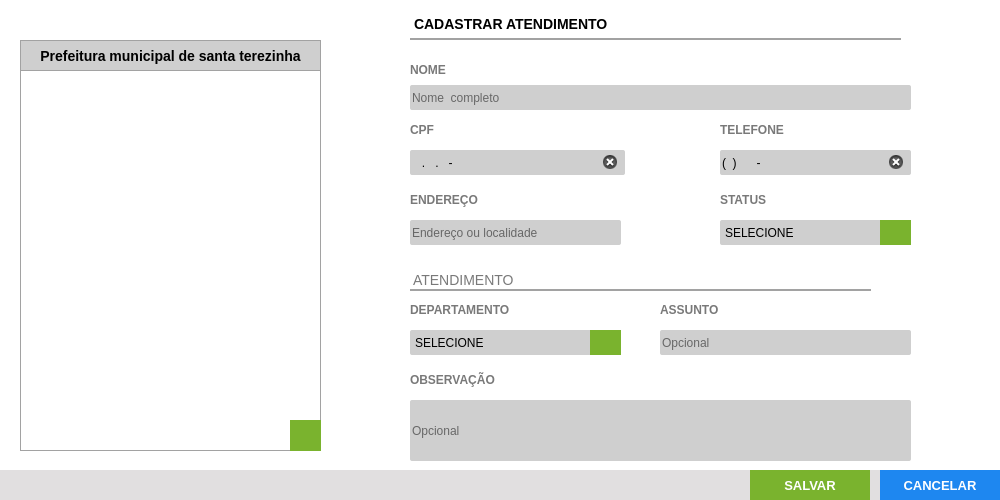
<?xml version="1.0" encoding="UTF-8"?>
<ui version="4.0">
 <class>Form_EditAtendimento</class>
 <widget class="QFrame" name="Form_EditAtendimento">
  <property name="windowModality">
   <enum>Qt::ApplicationModal</enum>
  </property>
  <property name="geometry">
   <rect>
    <x>0</x>
    <y>0</y>
    <width>1000</width>
    <height>500</height>
   </rect>
  </property>
  <property name="minimumSize">
   <size>
    <width>1000</width>
    <height>500</height>
   </size>
  </property>
  <property name="maximumSize">
   <size>
    <width>1000</width>
    <height>500</height>
   </size>
  </property>
  <property name="windowTitle">
   <string>LC INFORMÁTICA | CADASTRO ATENDIMENTO</string>
  </property>
  <property name="windowIcon">
   <iconset>
    <normaloff>../../img/produtos-.png</normaloff>../../img/produtos-.png</iconset>
  </property>
  <property name="frameShape">
   <enum>QFrame::StyledPanel</enum>
  </property>
  <property name="frameShadow">
   <enum>QFrame::Raised</enum>
  </property>
  <widget class="QFrame" name="fr_FormProdutos">
   <property name="geometry">
    <rect>
     <x>0</x>
     <y>0</y>
     <width>1000</width>
     <height>500</height>
    </rect>
   </property>
   <property name="styleSheet">
    <string notr="true">background: #FFF;
border: none</string>
   </property>
   <widget class="QLabel" name="lb_FormProdutos">
    <property name="geometry">
     <rect>
      <x>410</x>
      <y>10</y>
      <width>491</width>
      <height>30</height>
     </rect>
    </property>
    <property name="styleSheet">
     <string notr="true">QLabel{
font-size: 14px;
font-family: &quot;Arial&quot;;
font-weight: bold;

border-bottom: 2px solid #A2A2A2
}</string>
    </property>
    <property name="text">
     <string>CADASTRAR ATENDIMENTO</string>
    </property>
   </widget>
   <widget class="QLabel" name="lb_FotoLogo">
    <property name="geometry">
     <rect>
      <x>20</x>
      <y>40</y>
      <width>301</width>
      <height>411</height>
     </rect>
    </property>
    <property name="toolTip">
     <string>Insira uma imagem</string>
    </property>
    <property name="styleSheet">
     <string notr="true">border: 1px solid #A2A2A2;
background: url('Images/icon/Photo.svg') center no-repeat 
</string>
    </property>
    <property name="text">
     <string/>
    </property>
    <property name="alignment">
     <set>Qt::AlignCenter</set>
    </property>
   </widget>
   <widget class="QLabel" name="lb_FormNome">
    <property name="geometry">
     <rect>
      <x>410</x>
      <y>60</y>
      <width>150</width>
      <height>20</height>
     </rect>
    </property>
    <property name="styleSheet">
     <string notr="true">QLabel{
font-size: 12px;
font-family: &quot;Arial Unicode MS&quot;;
font-weight: bold;
color: #797979
}</string>
    </property>
    <property name="text">
     <string>NOME</string>
    </property>
   </widget>
   <widget class="QLineEdit" name="tx_Nome">
    <property name="geometry">
     <rect>
      <x>410</x>
      <y>85</y>
      <width>501</width>
      <height>25</height>
     </rect>
    </property>
    <property name="focusPolicy">
     <enum>Qt::WheelFocus</enum>
    </property>
    <property name="styleSheet">
     <string notr="true">QLineEdit{
background: #CFCFCF;
border-radius: 2px;
color: #000;
font: 13px &quot;Arial&quot; ;

}
QLineEdit:Focus {
border: 1px solid red;
}</string>
    </property>
    <property name="placeholderText">
     <string>Nome  completo</string>
    </property>
    <property name="clearButtonEnabled">
     <bool>true</bool>
    </property>
   </widget>
   <widget class="QLabel" name="lb_FormCpf">
    <property name="geometry">
     <rect>
      <x>410</x>
      <y>120</y>
      <width>215</width>
      <height>20</height>
     </rect>
    </property>
    <property name="styleSheet">
     <string notr="true">QLabel{
font-size: 12px;
font-family: &quot;Arial Unicode MS&quot;;
font-weight: bold;
color: #797979
}</string>
    </property>
    <property name="text">
     <string>CPF</string>
    </property>
   </widget>
   <widget class="QComboBox" name="cb_Departamento">
    <property name="geometry">
     <rect>
      <x>410</x>
      <y>330</y>
      <width>211</width>
      <height>25</height>
     </rect>
    </property>
    <property name="styleSheet">
     <string notr="true">QComboBox{
background: #CFCFCF;
border-radius: 2px;
color: #000;
font: 13px &quot;Arial&quot; ;
text-transform: uppercase
}
QComboBox:Focus {
border: 1px solid red;
}
 QComboBox::drop-down {
     subcontrol-origin: padding;
     subcontrol-position: top right;
     width: 25px;
     border-left-width: 1px;
     border-left-color: darkgray;
     border-left-style: solid; /* just a single line */
     border-top-right-radius: 3px; /* same radius as the QComboBox */
     border-bottom-right-radius: 3px;
 }
QComboBox::down-arrow {
     image: url(&quot;+self.resourcepath('Images/down.png')+&quot;);
 }
</string>
    </property>
    <item>
     <property name="text">
      <string>SELECIONE</string>
     </property>
    </item>
    <item>
     <property name="text">
      <string>GABINETE</string>
     </property>
    </item>
   </widget>
   <widget class="QLabel" name="lb_FormTelefone">
    <property name="geometry">
     <rect>
      <x>720</x>
      <y>120</y>
      <width>191</width>
      <height>20</height>
     </rect>
    </property>
    <property name="styleSheet">
     <string notr="true">QLabel{
font-size: 12px;
font-family: &quot;Arial Unicode MS&quot;;
font-weight: bold;
color: #797979
}</string>
    </property>
    <property name="text">
     <string>TELEFONE</string>
    </property>
   </widget>
   <widget class="QLabel" name="lb_FormEndereco">
    <property name="geometry">
     <rect>
      <x>410</x>
      <y>190</y>
      <width>215</width>
      <height>20</height>
     </rect>
    </property>
    <property name="styleSheet">
     <string notr="true">QLabel{
font-size: 12px;
font-family: &quot;Arial Unicode MS&quot;;
font-weight: bold;
color: #797979
}</string>
    </property>
    <property name="text">
     <string>ENDEREÇO</string>
    </property>
   </widget>
   <widget class="QLineEdit" name="tx_Cpf">
    <property name="geometry">
     <rect>
      <x>410</x>
      <y>150</y>
      <width>215</width>
      <height>25</height>
     </rect>
    </property>
    <property name="focusPolicy">
     <enum>Qt::WheelFocus</enum>
    </property>
    <property name="styleSheet">
     <string notr="true">QLineEdit{
background: #CFCFCF;
border-radius: 2px;
color: #000;
font: 13px &quot;Arial&quot; 
}
QLineEdit:Focus {
border: 1px solid red;
}</string>
    </property>
    <property name="inputMask">
     <string>000.000.000-00</string>
    </property>
    <property name="text">
     <string>..-</string>
    </property>
    <property name="placeholderText">
     <string/>
    </property>
    <property name="clearButtonEnabled">
     <bool>true</bool>
    </property>
   </widget>
   <widget class="QLineEdit" name="tx_Telefone">
    <property name="geometry">
     <rect>
      <x>720</x>
      <y>150</y>
      <width>191</width>
      <height>25</height>
     </rect>
    </property>
    <property name="focusPolicy">
     <enum>Qt::WheelFocus</enum>
    </property>
    <property name="styleSheet">
     <string notr="true">QLineEdit{
background: #CFCFCF;
border-radius: 2px;
color: #000;
font: 13px &quot;Arial&quot; 
}
QLineEdit:Focus {
border: 1px solid red;
}</string>
    </property>
    <property name="inputMask">
     <string>(00) 00000-0000</string>
    </property>
    <property name="text">
     <string>() -</string>
    </property>
    <property name="placeholderText">
     <string/>
    </property>
    <property name="clearButtonEnabled">
     <bool>true</bool>
    </property>
   </widget>
   <widget class="QLabel" name="lb_Form_Atendimento">
    <property name="geometry">
     <rect>
      <x>410</x>
      <y>270</y>
      <width>461</width>
      <height>21</height>
     </rect>
    </property>
    <property name="styleSheet">
     <string notr="true">QLabel{
font-size: 14px;
font-family: &quot;Arial&quot;;
font-weight: normal;

border-bottom: 2px solid #A2A2A2;
color: #797979
}</string>
    </property>
    <property name="text">
     <string>ATENDIMENTO</string>
    </property>
   </widget>
   <widget class="QLabel" name="lb_FormDepartamento">
    <property name="geometry">
     <rect>
      <x>410</x>
      <y>300</y>
      <width>101</width>
      <height>20</height>
     </rect>
    </property>
    <property name="styleSheet">
     <string notr="true">QLabel{
font-size: 12px;
font-family: &quot;Arial Unicode MS&quot;;
font-weight: bold;
color: #797979
}</string>
    </property>
    <property name="text">
     <string>DEPARTAMENTO</string>
    </property>
   </widget>
   <widget class="QFrame" name="fr_BotoesFormProdutos">
    <property name="geometry">
     <rect>
      <x>0</x>
      <y>470</y>
      <width>1000</width>
      <height>30</height>
     </rect>
    </property>
    <property name="styleSheet">
     <string notr="true">background:#E1DFE0;
border: none;</string>
    </property>
    <widget class="QPushButton" name="Bt_Can_Agendamento">
     <property name="geometry">
      <rect>
       <x>880</x>
       <y>0</y>
       <width>120</width>
       <height>30</height>
      </rect>
     </property>
     <property name="font">
      <font>
       <pointsize>10</pointsize>
       <weight>75</weight>
       <bold>true</bold>
      </font>
     </property>
     <property name="cursor">
      <cursorShape>PointingHandCursor</cursorShape>
     </property>
     <property name="focusPolicy">
      <enum>Qt::NoFocus</enum>
     </property>
     <property name="contextMenuPolicy">
      <enum>Qt::ActionsContextMenu</enum>
     </property>
     <property name="styleSheet">
      <string notr="true">QPushButton {
background-color: #1E87F0;
color: #FFF
 }
QPushButton:hover{
background-color: #40a286
}</string>
     </property>
     <property name="text">
      <string>CANCELAR</string>
     </property>
     <property name="icon">
      <iconset>
       <normaloff>:/sair/delete_delete_exit_1577.png</normaloff>:/sair/delete_delete_exit_1577.png</iconset>
     </property>
     <property name="iconSize">
      <size>
       <width>75</width>
       <height>25</height>
      </size>
     </property>
    </widget>
    <widget class="QPushButton" name="Bt_Salvar_agendamento">
     <property name="geometry">
      <rect>
       <x>750</x>
       <y>0</y>
       <width>120</width>
       <height>30</height>
      </rect>
     </property>
     <property name="font">
      <font>
       <family>Tahoma</family>
       <pointsize>10</pointsize>
       <weight>75</weight>
       <bold>true</bold>
      </font>
     </property>
     <property name="cursor">
      <cursorShape>PointingHandCursor</cursorShape>
     </property>
     <property name="focusPolicy">
      <enum>Qt::NoFocus</enum>
     </property>
     <property name="contextMenuPolicy">
      <enum>Qt::ActionsContextMenu</enum>
     </property>
     <property name="styleSheet">
      <string notr="true">QPushButton {
background-color: #7AB32E;
color: #FFF
 }
QPushButton:hover{
background-color: #40a286
}</string>
     </property>
     <property name="text">
      <string>SALVAR</string>
     </property>
     <property name="icon">
      <iconset>
       <normaloff>:/salvar/salvar.png</normaloff>:/salvar/salvar.png</iconset>
     </property>
     <property name="iconSize">
      <size>
       <width>50</width>
       <height>25</height>
      </size>
     </property>
    </widget>
   </widget>
   <widget class="QLabel" name="lb_qtdeMin">
    <property name="geometry">
     <rect>
      <x>590</x>
      <y>330</y>
      <width>31</width>
      <height>25</height>
     </rect>
    </property>
    <property name="styleSheet">
     <string notr="true">background: #7AB32E;
color: #FFF</string>
    </property>
    <property name="text">
     <string/>
    </property>
   </widget>
   <widget class="QLineEdit" name="tx_Endereco">
    <property name="geometry">
     <rect>
      <x>410</x>
      <y>220</y>
      <width>211</width>
      <height>25</height>
     </rect>
    </property>
    <property name="styleSheet">
     <string notr="true">QLineEdit{
background: #CFCFCF;
border-radius: 2px;
color: #000;
font: 13px &quot;Arial&quot; ;

}
QLineEdit:Focus {
border: 1px solid red;
}</string>
    </property>
    <property name="placeholderText">
     <string>Endereço ou localidade</string>
    </property>
    <property name="clearButtonEnabled">
     <bool>true</bool>
    </property>
   </widget>
   <widget class="QLabel" name="lb_FormAssunto">
    <property name="geometry">
     <rect>
      <x>660</x>
      <y>300</y>
      <width>101</width>
      <height>20</height>
     </rect>
    </property>
    <property name="styleSheet">
     <string notr="true">QLabel{
font-size: 12px;
font-family: &quot;Arial Unicode MS&quot;;
font-weight: bold;
color: #797979
}</string>
    </property>
    <property name="text">
     <string>ASSUNTO</string>
    </property>
   </widget>
   <widget class="QLineEdit" name="tx_Assunto">
    <property name="geometry">
     <rect>
      <x>660</x>
      <y>330</y>
      <width>251</width>
      <height>25</height>
     </rect>
    </property>
    <property name="focusPolicy">
     <enum>Qt::WheelFocus</enum>
    </property>
    <property name="styleSheet">
     <string notr="true">QLineEdit{
background: #CFCFCF;
border-radius: 2px;
color: #000;
font: 13px &quot;Arial&quot; ;

}
QLineEdit:Focus {
border: 1px solid red;
}</string>
    </property>
    <property name="placeholderText">
     <string>Opcional</string>
    </property>
    <property name="clearButtonEnabled">
     <bool>true</bool>
    </property>
   </widget>
   <widget class="QLineEdit" name="tx_Observacao">
    <property name="geometry">
     <rect>
      <x>410</x>
      <y>400</y>
      <width>501</width>
      <height>61</height>
     </rect>
    </property>
    <property name="focusPolicy">
     <enum>Qt::WheelFocus</enum>
    </property>
    <property name="styleSheet">
     <string notr="true">QLineEdit{
background: #CFCFCF;
border-radius: 2px;
color: #000;
font: 13px &quot;Arial&quot; ;

}
QLineEdit:Focus {
border: 1px solid red;
}</string>
    </property>
    <property name="placeholderText">
     <string>Opcional</string>
    </property>
    <property name="clearButtonEnabled">
     <bool>true</bool>
    </property>
   </widget>
   <widget class="QLabel" name="lb_FormObservacao">
    <property name="geometry">
     <rect>
      <x>410</x>
      <y>370</y>
      <width>101</width>
      <height>20</height>
     </rect>
    </property>
    <property name="styleSheet">
     <string notr="true">QLabel{
font-size: 12px;
font-family: &quot;Arial Unicode MS&quot;;
font-weight: bold;
color: #797979
}</string>
    </property>
    <property name="text">
     <string>OBSERVAÇÃO</string>
    </property>
   </widget>
   <widget class="QLabel" name="lb_qtdeMin_2">
    <property name="geometry">
     <rect>
      <x>290</x>
      <y>420</y>
      <width>31</width>
      <height>31</height>
     </rect>
    </property>
    <property name="styleSheet">
     <string notr="true">background: #7AB32E;
color: #FFF</string>
    </property>
    <property name="text">
     <string/>
    </property>
   </widget>
   <widget class="QLabel" name="label">
    <property name="geometry">
     <rect>
      <x>20</x>
      <y>40</y>
      <width>301</width>
      <height>31</height>
     </rect>
    </property>
    <property name="styleSheet">
     <string notr="true">background: #CFCFCF;
border: 1px solid #A2A2A2;
color: #000;
font-size: 14px;
font-family: &quot;Arial&quot;;
font-weight: bold;</string>
    </property>
    <property name="text">
     <string>Prefeitura municipal de santa terezinha</string>
    </property>
    <property name="alignment">
     <set>Qt::AlignCenter</set>
    </property>
   </widget>
   <widget class="QComboBox" name="cb_StatusAtendimento">
    <property name="geometry">
     <rect>
      <x>720</x>
      <y>220</y>
      <width>191</width>
      <height>25</height>
     </rect>
    </property>
    <property name="styleSheet">
     <string notr="true">QComboBox{
background: #CFCFCF;
border-radius: 2px;
color: #000;
font: 13px &quot;Arial&quot; ;
text-transform: uppercase
}
QComboBox:Focus {
border: 1px solid red;
}
 QComboBox::drop-down {
     subcontrol-origin: padding;
     subcontrol-position: top right;
     width: 25px;
     border-left-width: 1px;
     border-left-color: darkgray;
     border-left-style: solid; /* just a single line */
     border-top-right-radius: 3px; /* same radius as the QComboBox */
     border-bottom-right-radius: 3px;
 }
QComboBox::down-arrow {
     image: url(&quot;+self.resourcepath('Images/down.png')+&quot;);
 }
</string>
    </property>
    <item>
     <property name="text">
      <string>SELECIONE</string>
     </property>
    </item>
    <item>
     <property name="text">
      <string>AGUARDANDO</string>
     </property>
    </item>
    <item>
     <property name="text">
      <string>EM ANDAMENTO</string>
     </property>
    </item>
    <item>
     <property name="text">
      <string>CONCLUÍDO</string>
     </property>
    </item>
    <item>
     <property name="text">
      <string>CANCELADO</string>
     </property>
    </item>
   </widget>
   <widget class="QLabel" name="lb_FormDepartamento_2">
    <property name="geometry">
     <rect>
      <x>720</x>
      <y>190</y>
      <width>101</width>
      <height>20</height>
     </rect>
    </property>
    <property name="styleSheet">
     <string notr="true">QLabel{
font-size: 12px;
font-family: &quot;Arial Unicode MS&quot;;
font-weight: bold;
color: #797979
}</string>
    </property>
    <property name="text">
     <string>STATUS</string>
    </property>
   </widget>
   <widget class="QLabel" name="lb_qtdeMin_3">
    <property name="geometry">
     <rect>
      <x>880</x>
      <y>220</y>
      <width>31</width>
      <height>25</height>
     </rect>
    </property>
    <property name="styleSheet">
     <string notr="true">background: #7AB32E;
color: #FFF</string>
    </property>
    <property name="text">
     <string/>
    </property>
   </widget>
   <zorder>tx_Endereco</zorder>
   <zorder>lb_FormProdutos</zorder>
   <zorder>lb_FotoLogo</zorder>
   <zorder>lb_FormNome</zorder>
   <zorder>tx_Nome</zorder>
   <zorder>lb_FormCpf</zorder>
   <zorder>cb_Departamento</zorder>
   <zorder>lb_FormTelefone</zorder>
   <zorder>lb_FormEndereco</zorder>
   <zorder>tx_Cpf</zorder>
   <zorder>tx_Telefone</zorder>
   <zorder>lb_Form_Atendimento</zorder>
   <zorder>lb_FormDepartamento</zorder>
   <zorder>fr_BotoesFormProdutos</zorder>
   <zorder>lb_qtdeMin</zorder>
   <zorder>lb_FormAssunto</zorder>
   <zorder>tx_Assunto</zorder>
   <zorder>tx_Observacao</zorder>
   <zorder>lb_FormObservacao</zorder>
   <zorder>lb_qtdeMin_2</zorder>
   <zorder>label</zorder>
   <zorder>cb_StatusAtendimento</zorder>
   <zorder>lb_FormDepartamento_2</zorder>
   <zorder>lb_qtdeMin_3</zorder>
  </widget>
 </widget>
 <tabstops>
  <tabstop>tx_Nome</tabstop>
  <tabstop>tx_Cpf</tabstop>
  <tabstop>tx_Telefone</tabstop>
  <tabstop>tx_Endereco</tabstop>
  <tabstop>cb_Departamento</tabstop>
  <tabstop>tx_Assunto</tabstop>
  <tabstop>tx_Observacao</tabstop>
 </tabstops>
 <resources/>
 <connections/>
</ui>
